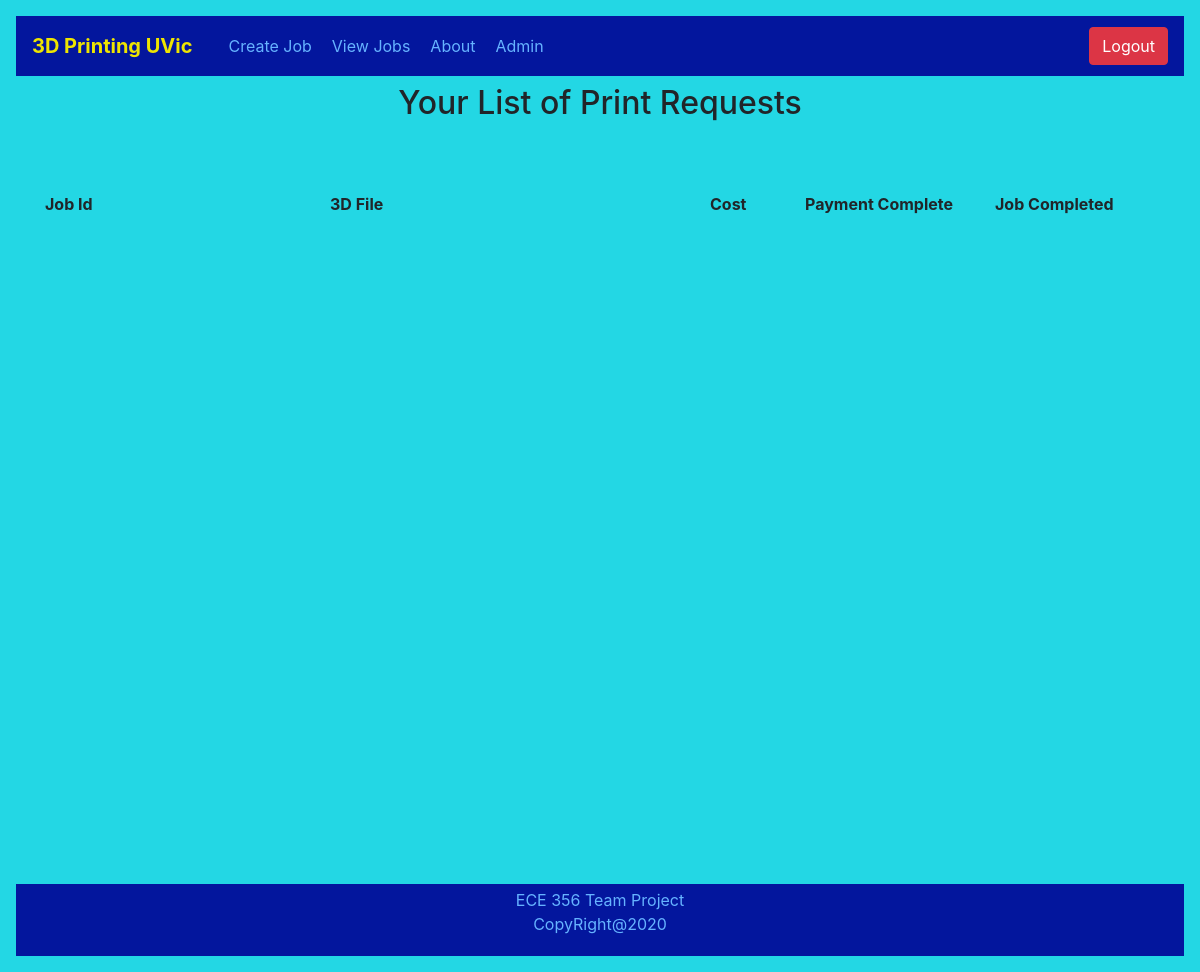
The page /jobs/view/ (signed in) on the database as committed earlier.
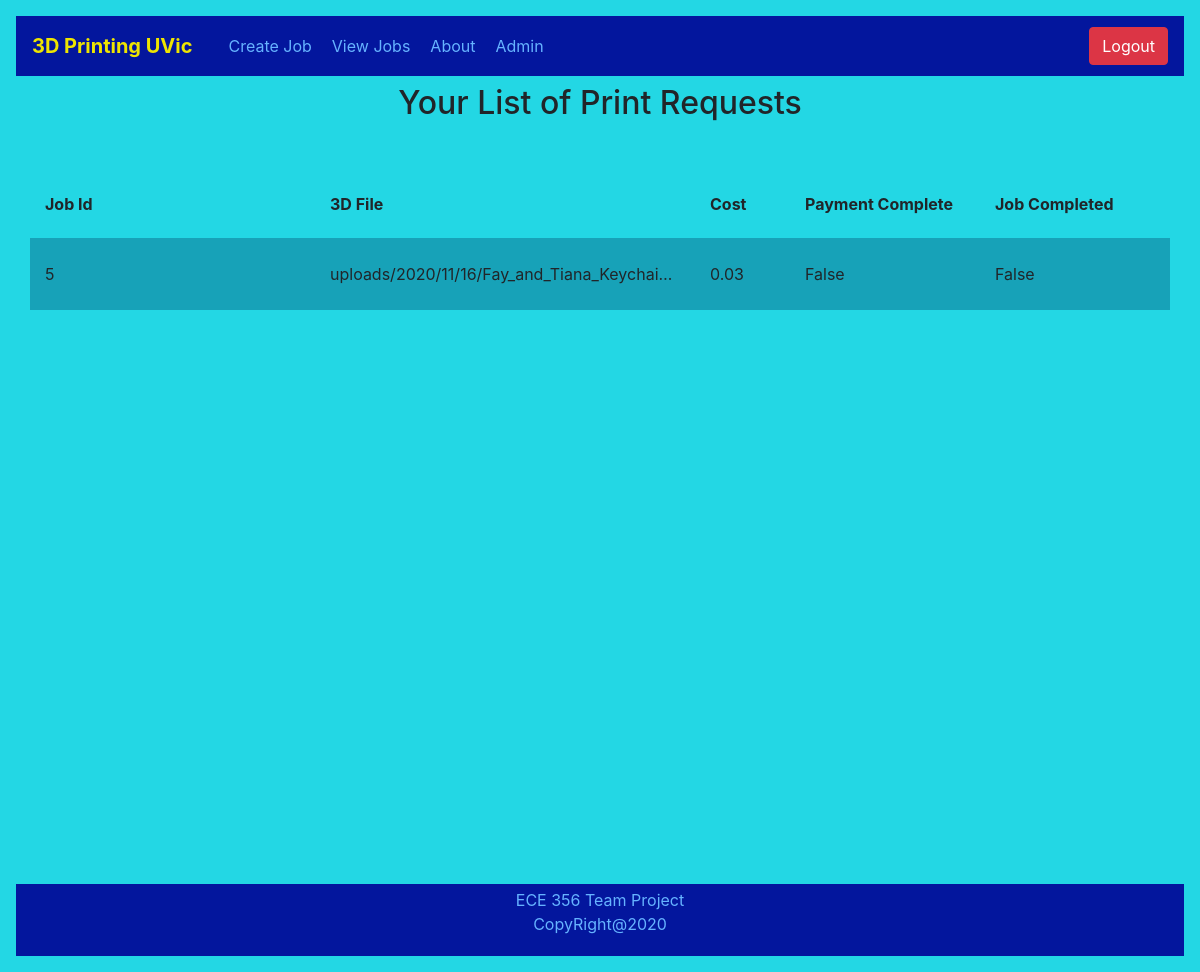
The same page on the database as committed later.
### JobTracker/models.py (models this page shows, shortened)
class Job(models.Model):
    jobId            = models.AutoField(primary_key=True)
    user             = models.ForeignKey(CustomUser, verbose_name="User", on_delete=models.CASCADE)
    cost             = models.DecimalField(max_digits=6, decimal_places=2)
    dateRequested    = models.DateTimeField(auto_now=False, auto_now_add=True)
    jobCompleted     = models.BooleanField(default=False)
    paymentCompleted = models.BooleanField(default=False)
    projectTitle     = models.CharField(max_length=50, verbose_name="Project Title", default="")
    fileName         = models.FileField(upload_to='uploads/%Y/%m/%d/', max_length=100, verbose_name="STL File")
    jobDetails       = models.TextField(verbose_name="Job Details")
    class Meta:
        ordering = ["-dateRequested"]
        db_table = 'Job'
        verbose_name = "Job List"

### JobTracker/views.py (the view)
# urls.py: path('view/', login_required(JobsListView.as_view()), name="view"),
class JobsListView(ListView):
    template_name = "viewjobs.html"
    context_object_name = "jobs"
    model = Job
    def get_queryset(self):
        user = list(CustomUser.objects.filter(username=self.request.user))[0]
        if user.isAdminUser:
            return  Job.objects.all().order_by('dateRequested')
        else:
           return Job.objects.filter(user=self.request.user).order_by('dateRequested')

### JobTracker/templates/viewjobs.html
{% extends "base.html" %}
{% block pageContent %}
    <div class="row mt-2" style="padding-bottom: 50px">
        <div class="col">
            <h2 style = "position:relative; text-align:center;"> Your List of Print Requests </h2>
        </div>
    </div>
    <div class="container" style="border-radius: 24px 24px 0px 0px">
        <div class="row" style="padding-bottom: 12px; padding-top: 12px;">
            <div class="col-12 col-md-3">
                <b>Job Id</b>
            </div>
            <div class="col-12 col-md-4">
                <b>3D File</b>
            </div>
            <div class="col-12 col-md-1">
                <b>Cost</b>
            </div>
            <div class="col-12 col-md-2">
                <b>Payment Complete</b>
            </div>
            <div class="col-12 col-md-2">
                <b>Job Completed</b>
            </div>
        </div>
        {% for job in jobs %}
            <div class="row bg-info" style="padding-top: 24px; padding-bottom: 24px; border-top: 10px solid rgb(35, 215, 228);">
                <div class="col-12 col-md-3">
                    {{job.jobId}}
                </div>
                <div class="col-12 col-md-4" style="display: block; width: 100px; overflow: hidden; white-space: nowrap; text-overflow: ellipsis;">
                    {{job.fileName}}
                </div>
                <div class="col-12 col-md-1">
                    {{job.cost}}
                </div>
                <div class="col-12 col-md-2">
                    {{job.paymentCompleted}}
                </div>
                <div class="col-12 col-md-2">
                    {{job.jobCompleted}}
                </div>
            </div>
        {% endfor %}
    </div>
{% endblock %}

### templates/base.html (shortened to what this page needs)
<!doctype html>
{% load static %}
<html lang="en" id="root">
  <head>
    <link rel="stylesheet" href="https://maxcdn.bootstrapcdn.com/bootstrap/4.0.0/css/bootstrap.min.css">
    <link rel="stylesheet" href="{% static 'JobTracker/app.css' %}"
     <div class="jumbotron">
        <center>
            <nav class="navbar navbar-expand-lg navbar-light" style="background-color: #03169D;">
                <a class="navbar-brand" href="{% url 'about' %}" style="color:#EEE500; padding-right:10px; font-weight: bold">3D Printing UVic</a>
                        <div class="nav navbar-nav">
                            <a style="padding:10px; color:#66b3ff" class="navbar-link"  href="{% url 'create' %}">Create Job</a>
                            <a style="padding:10px; color:#66b3ff" class="navbar-link" href="{% url 'view' %}">View Jobs</a>
                            <a style="padding:10px; color:#66b3ff" class="navbar-link" href="{% url 'about' %}">About</a>
                            <a style="padding:10px; color:#66b3ff" class="navbar-link" id="Navbutton" href="{% url 'admin:index' %}">Admin</a>
                        </div>
                        <a class="btn btn-danger logoutBtn" href="{% url 'account_logout' %}" role="button">Logout</a>
            </nav>
        </center>
  </head>
  <body class="bodyContent">
        <div style="position: relative; min-height: 100vh; padding-bottom:2.5rem">
            {% block pageContent %}
            {% endblock %}
        </div>
  </body>
        <footer style="position: relative; bottom: 0; width: 100%; background-color: #03169D">
                <div class="row">
                    <div class="col-12">
                        <p style="color:#66b3ff; padding: 4px; text-align: center">ECE 356 Team Project<br>CopyRight@2020</p>
                    </div>
                </div>
        </footer>
</html>

### JobTracker/static/JobTracker/app.css (style rules this page uses)
.bodyContent { background-color: rgb(35, 215, 228); text-align: left; padding: 1rem 1rem; }
.logoutBtn { position: absolute; right: 1rem; }

Rows that differ between the two databases and show on the page:
added Job: jobId "5", fileName "uploads/2020/11/16/Fay_and_Tiana_Keychai…", cost "0.03", paymentCompleted "False", jobCompleted "False"
